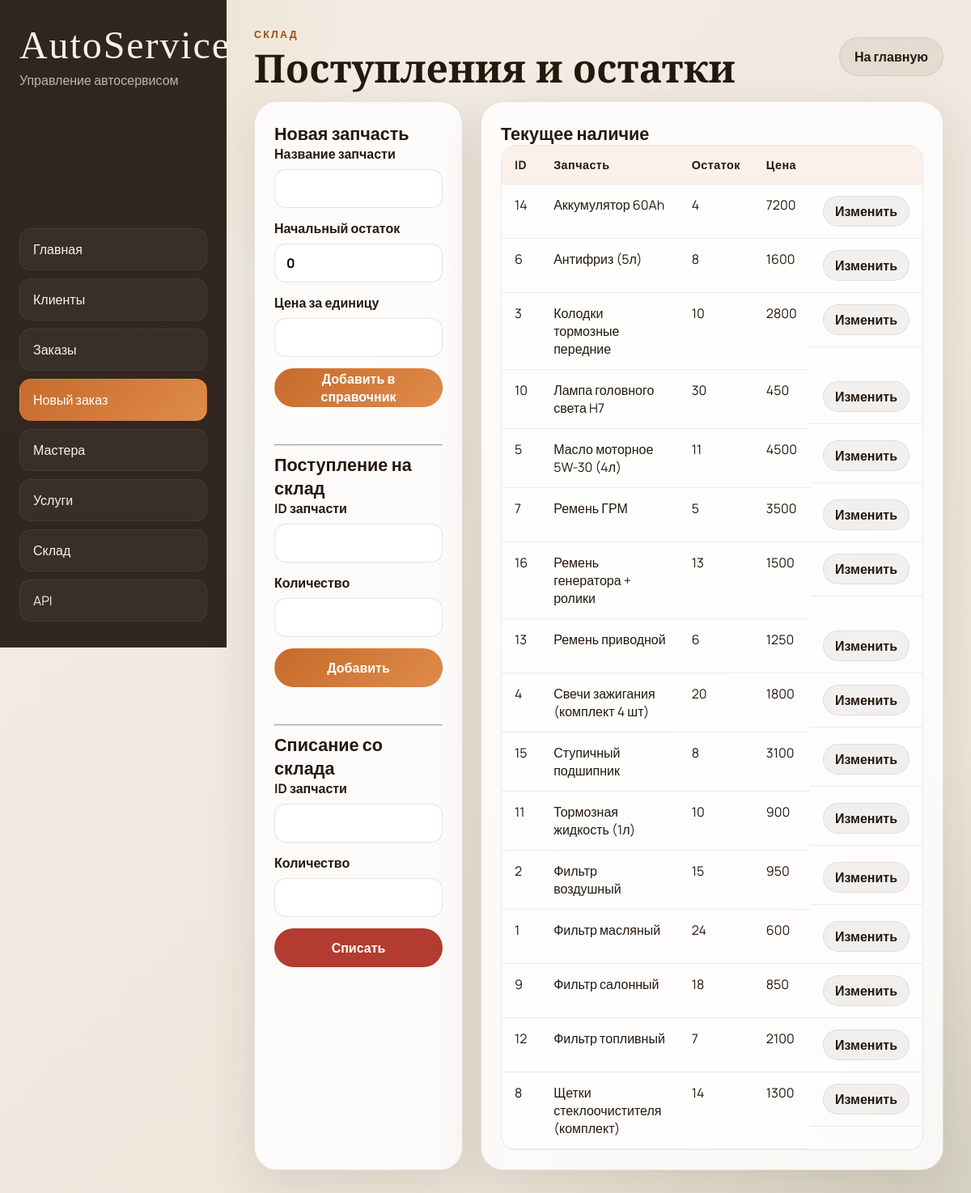
Screenshot of /warehouse with the database file from the repository.
### tables this page shows
CREATE TABLE warehouse (
	part_id INTEGER PRIMARY KEY AUTOINCREMENT,
    part_name TEXT UNIQUE NOT NULL,
    stock_quantity INTEGER DEFAULT 0,
    unit_price INTEGER NOT NULL
);

### autoservice/ui.py (the view)
@ui.route('/warehouse')
def warehouse_page():
    tables = get_tables()
    parts = db.session.execute(
        select(tables['warehouse']).order_by(tables['warehouse'].c.part_name)
    ).mappings().all()
    return render_template('warehouse.html', parts=parts)

### autoservice/ui.py (called while the page is built)
def get_tables():
    return current_app.extensions['autoservice_tables']

### templates/warehouse.html (shortened to what this page needs)
{% extends 'base.html' %}
{% block content %}
<section class="page-head">
  <div>
    <p class="eyebrow">Склад</p>
    <h1>Поступления и остатки</h1>
  </div>
  <a class="button button-secondary" href="{{ url_for('ui.dashboard') }}">На главную</a>
</section>
<section class="grid-two">
  <article class="panel">
    <h2>Новая запчасть</h2>
    <form id="warehouse-new-part-form" class="stack-form" data-success-text="Запчасть добавлена">
      <label>Название запчасти<input name="part_name" required></label>
      <label>Начальный остаток<input name="stock_quantity" type="number" min="0" value="0" required></label>
      <label>Цена за единицу<input name="unit_price" type="number" min="1" required></label>
      <button class="button button-primary" type="submit">Добавить в справочник</button>
      <div class="form-message" data-message></div>
    </form>
    <hr>
    <h2>Поступление на склад</h2>
    <form id="warehouse-form" class="stack-form" data-success-text="Поступление учтено">
      <label>ID запчасти<input name="part_id" type="number" required></label>
      <label>Количество<input name="quantity" type="number" required></label>
      <button class="button button-primary" type="submit">Добавить</button>
      <div class="form-message" data-message></div>
    </form>
    <hr>
    <h2>Списание со склада</h2>
    <form id="warehouse-writeoff-form" class="stack-form" data-success-text="Списание выполнено">
      <label>ID запчасти<input name="part_id" type="number" required></label>
      <label>Количество<input name="quantity" type="number" required></label>
      <button class="button button-danger" type="submit">Списать</button>
      <div class="form-message" data-message></div>
    </form>
  </article>
  <article class="panel">
    <h2>Текущее наличие</h2>
    <div class="table-wrap table-wrap--compact">
      <table>
        <thead><tr><th>ID</th><th>Запчасть</th><th>Остаток</th><th>Цена</th><th></th></tr></thead>
        <tbody>
          {% for part in parts %}
          <tr class="part-row" data-part-id="{{ part.part_id }}">
            <td>{{ part.part_id }}</td>
            <td class="part-name-cell">
              <span class="part-name-text">{{ part.part_name }}</span>
            </td>
            <td>{{ part.stock_quantity }}</td>
            <td class="part-price-cell">
              <span class="part-price-text">{{ part.unit_price }}</span>
            </td>
            <td class="part-actions">
              <button
                class="button button-secondary button-small part-edit-btn"
                data-edit-part="{{ part.part_id }}"
              >Изменить</button>
            </td>
          </tr>
          {% else %}
          <tr><td colspan="5" class="empty">Склад пуст</td></tr>
          {% endfor %}
        </tbody>
      </table>
    </div>
  </article>
</section>
{% endblock %}

### static/styles.css (style rules this page uses)
:root { --bg: #f4efe7; --bg-2: #ebe2d6; --panel: rgba(255, 255, 255, 0.82); --panel-border: rgba(52, 35, 20, 0.12); --text: #24180f; --muted: #6f5d4c; --accent: #c66b2c; --accent-dark: #9e4d17; --accent-soft: rgba(198, 107, 44, 0.12); --danger: #b43b2f; --shadow: 0 18px 60px rgba(57, 33, 10, 0.12); --radius-xl: 28px; --radius-lg: 20px; --radius-md: 14px; }
* { box-sizing: border-box; }
html, body { min-height: 100%; }
body { margin: 0; color: var(--text); font-family: 'Manrope', sans-serif; background: radial-gradient(circle at top left, rgba(198, 107, 44, 0.18), transparent 24%), radial-gradient(circle at bottom right, rgba(87, 116, 84, 0.15), transparent 28%), linear-gradient(135deg, var(--bg) 0%, var(--bg-2) 100%); }
a { color: inherit; text-decoration: none; }
button, input, select, textarea { font: inherit; }
.hero, .panel, .stat-card, .selection-card { backdrop-filter: blur(16px); background: var(--panel); border: 1px solid var(--panel-border); box-shadow: var(--shadow); }
.hero h1, .page-head h1 { margin: 0; font-family: 'Cormorant Garamond', serif; font-size: clamp(2.3rem, 4vw, 4.2rem); line-height: 0.95; }
.eyebrow { margin: 0 0 10px; text-transform: uppercase; letter-spacing: 0.18em; color: var(--accent-dark); font-size: 0.78rem; font-weight: 800; }
.button { display: inline-flex; align-items: center; justify-content: center; min-height: 48px; padding: 0 18px; border-radius: 999px; border: 1px solid transparent; cursor: pointer; transition: transform 0.2s ease, opacity 0.2s ease, background 0.2s ease; font-weight: 700; }
.button-primary { background: linear-gradient(135deg, var(--accent), #e08b49); color: #fff; }
.button-secondary { background: rgba(36, 24, 15, 0.06); color: var(--text); border-color: rgba(36, 24, 15, 0.08); }
.button-danger { background: var(--danger); color: #fff; }
.button-small { min-height: 38px; padding: 0 14px; }
.panel { padding: 24px; border-radius: var(--radius-xl); }
.panel-header, .page-head { display: flex; justify-content: space-between; gap: 16px; align-items: center; margin-bottom: 18px; }
.panel-header h2, .panel h2 { margin: 0; font-size: 1.35rem; }
.table-wrap { overflow-x: auto; border-radius: 18px; border: 1px solid rgba(36, 24, 15, 0.08); }
.table-wrap table { width: 100%; border-collapse: collapse; min-width: 720px; background: rgba(255, 255, 255, 0.6); }
.table-wrap--compact table { min-width: 520px; }
th, td { padding: 14px 16px; border-bottom: 1px solid rgba(36, 24, 15, 0.08); text-align: left; vertical-align: top; }
th { background: rgba(198, 107, 44, 0.09); font-size: 0.9rem; letter-spacing: 0.03em; }
.grid-two { display: grid; grid-template-columns: 1fr 1.1fr; gap: 22px; }
.stack-form { display: flex; flex-direction: column; gap: 14px; }
label { display: flex; flex-direction: column; gap: 8px; font-weight: 700; }
input, select { width: 100%; min-height: 48px; border-radius: 14px; border: 1px solid rgba(36, 24, 15, 0.12); background: rgba(255, 255, 255, 0.92); padding: 0 14px; outline: none; }
.form-message { min-height: 24px; font-weight: 700; color: var(--muted); }
.part-actions { display: flex; gap: 8px; flex-wrap: wrap; }

### rows the page displays
warehouse: part_name "Аккумулятор 60Ah", unit_price "7200"
warehouse: part_name "Антифриз (5л)", unit_price "1600"
warehouse: part_name "Колодки тормозные передние", unit_price "2800"
warehouse: part_name "Лампа головного света H7", unit_price "450"
warehouse: part_name "Масло моторное 5W-30 (4л)", unit_price "4500"
warehouse: part_name "Ремень ГРМ", unit_price "3500"
warehouse: part_name "Ремень генератора + ролики", unit_price "1500"
warehouse: part_name "Ремень приводной", unit_price "1250"
warehouse: part_name "Свечи зажигания (комплект 4 шт)", unit_price "1800"
warehouse: part_name "Ступичный подшипник", unit_price "3100"
warehouse: part_name "Тормозная жидкость (1л)", unit_price "900"
warehouse: part_name "Фильтр воздушный", unit_price "950"
warehouse: part_name "Фильтр масляный", unit_price "600"
warehouse: part_name "Фильтр салонный", unit_price "850"
warehouse: part_name "Фильтр топливный", unit_price "2100"
warehouse: part_name "Щетки стеклоочистителя (комплект)", unit_price "1300"

### other values shown
{{ part.part_id }} "14" "6" "3" "10" "5" "7" "16" "13" "4" "15" "11" "2" "1" "9" "12" "8"
{{ part.stock_quantity }} "4" "8" "10" "30" "11" "5" "13" "6" "20" "8" "10" "15" "24" "18" "7" "14"
